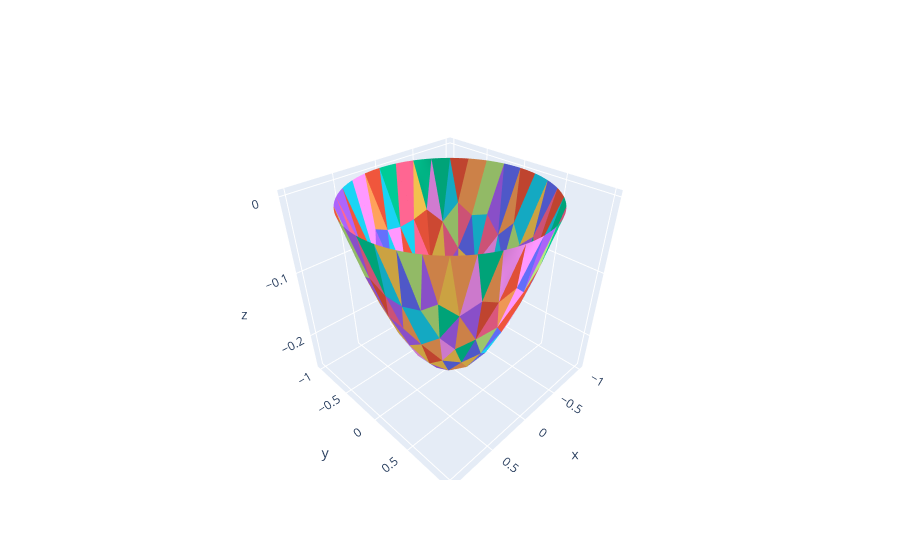

The notebook cell this image was saved under:
### Code cell
plot_data = [
    plotly.graph_objects.Mesh3d(
                                x=xx,
                                y=yy,
                                z=zz,                                          
                                )    
    for xx, yy, zz in zip(XX, YY, ZZ) 
    ]
fig = plotly.graph_objects.Figure(data=plot_data)
fig.update_layout()
